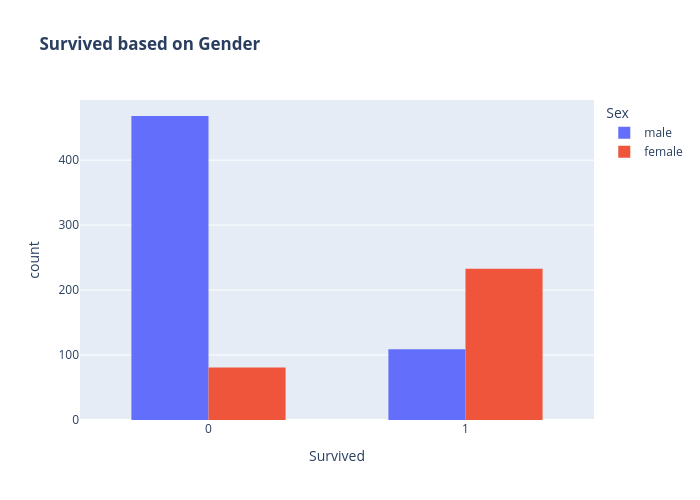

Notebook code cell kept with this figure:
### Code cell
fig = px.histogram(df, x = 'Survived', color='Sex', title= '<b> Survived based on Gender', barmode='group')
fig.update_layout(width =700, height = 500, bargap = 0.4)

### Figure 1 — Plotly figure (JSON) as saved in the notebook; plotly's stock layout.template omitted (floating-point values rounded to 4 significant figures; data arrays with more than 128 entries replaced by an {"elided": "..."} marker saying what was removed)
{"data": [{"alignmentgroup": "True", "bingroup": "x", "hovertemplate": "Sex=male<br>Survived=%{x}<br>count=%{y}<extra></extra>", "legendgroup": "male", "marker": {"color": "#636efa", "pattern": {"shape": ""}}, "name": "male", "offsetgroup": "male", "orientation": "v", "showlegend": true, "type": "histogram", "x": {"elided": "577 int values"}, "xaxis": "x", "yaxis": "y"}, {"alignmentgroup": "True", "bingroup": "x", "hovertemplate": "Sex=female<br>Survived=%{x}<br>count=%{y}<extra></extra>", "legendgroup": "female", "marker": {"color": "#EF553B", "pattern": {"shape": ""}}, "name": "female", "offsetgroup": "female", "orientation": "v", "showlegend": true, "type": "histogram", "x": {"elided": "314 int values"}, "xaxis": "x", "yaxis": "y"}], "layout": {"bargap": 0.4, "barmode": "group", "height": 500, "legend": {"title": {"text": "Sex"}, "tracegroupgap": 0}, "title": {"text": "<b> Survived based on Gender"}, "width": 700, "xaxis": {"anchor": "y", "domain": [0, 1], "title": {"text": "Survived"}}, "yaxis": {"anchor": "x", "domain": [0, 1], "title": {"text": "count"}}}}
